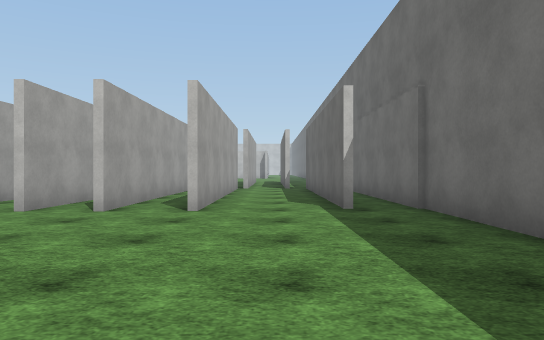
[1] (above)

24 first-person views from a walk through a scene from a Unity 3-D project. The camera is 1.2 m above the floor, looks level and sees 70° across. The floor is counted in squares, 2 m on a side. Each view is taken from the middle of a square. On the plan, view 1 faces up. The plan holds only what a view shows up to about 11 squares ahead; the rest is blank. The place goes on beyond the plan. The player is left out. Surface patterns are stand-ins for the level's own textures.

[2]
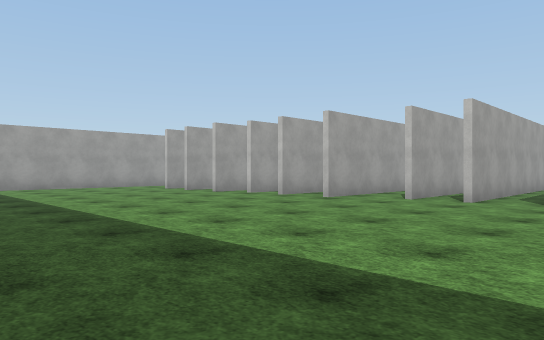

[3]
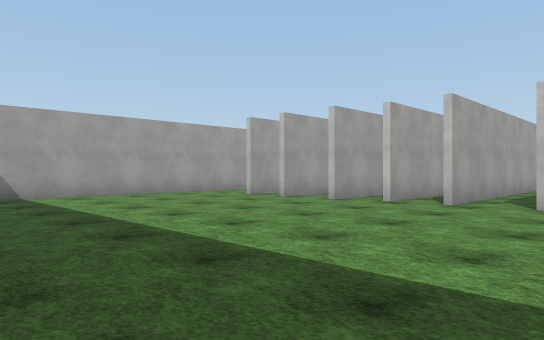

[4]
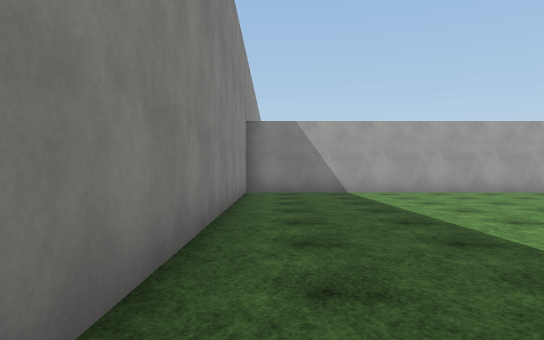

[5]
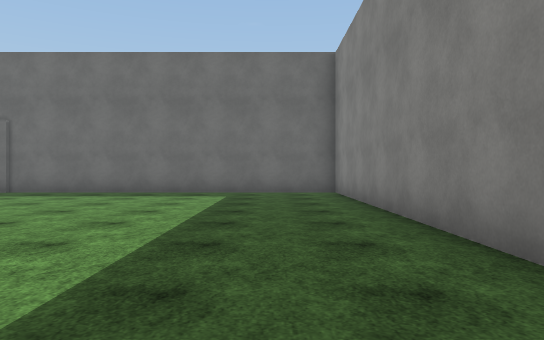

[6]
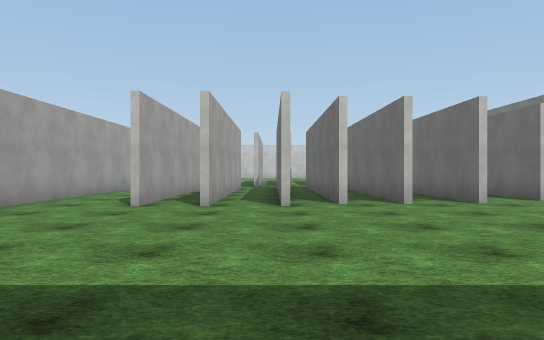

[7]
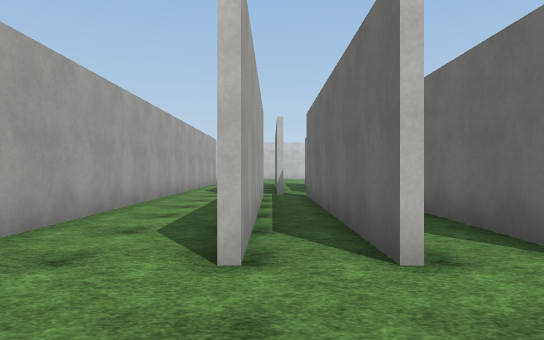

[8]
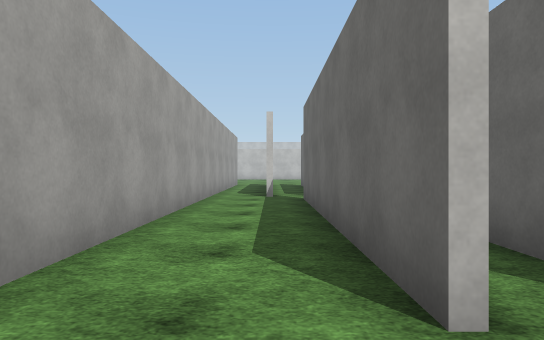

[9]
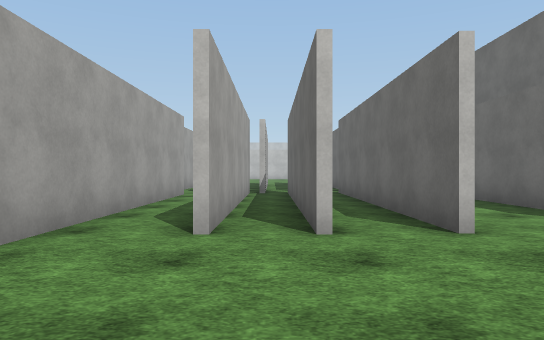

[10]
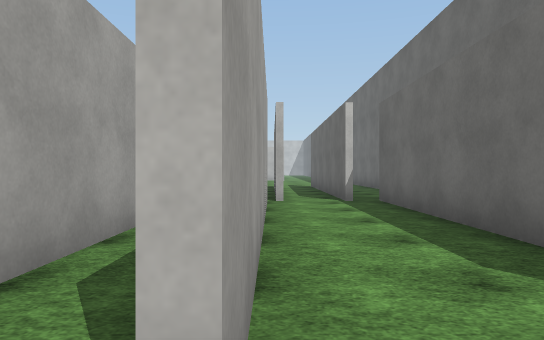

[11]
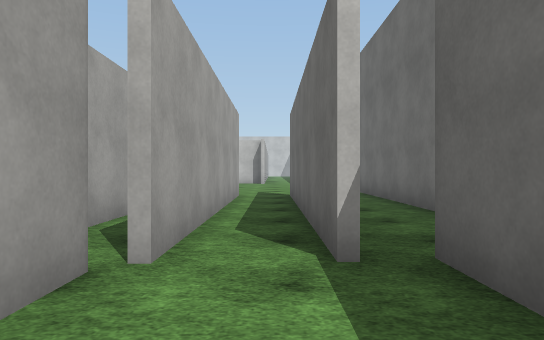

[12]
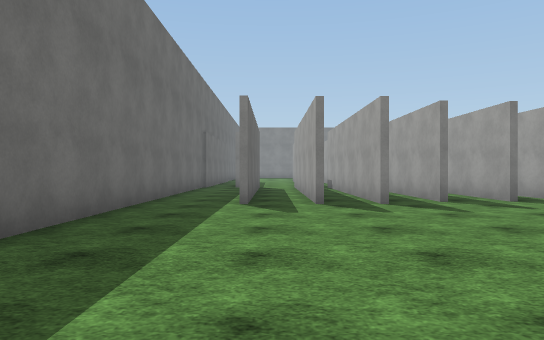

[13]
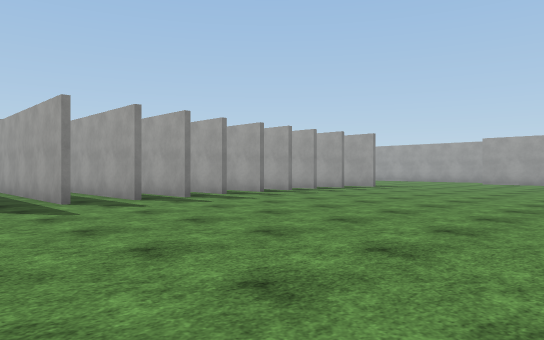

[14]
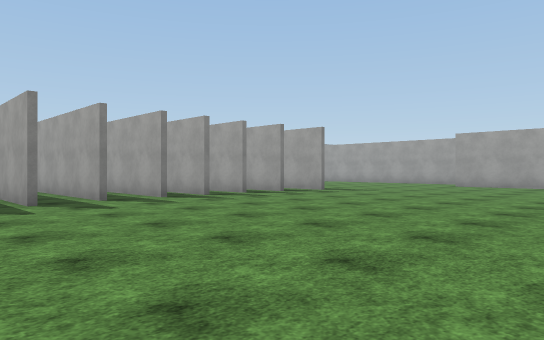

[15]
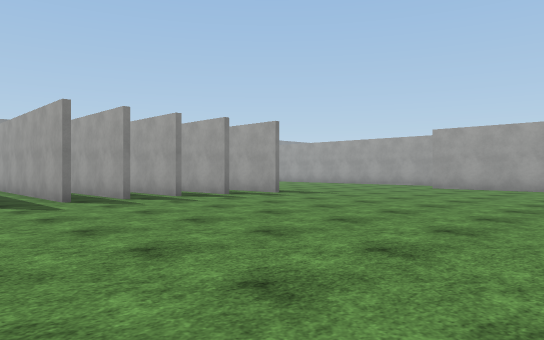

[16]
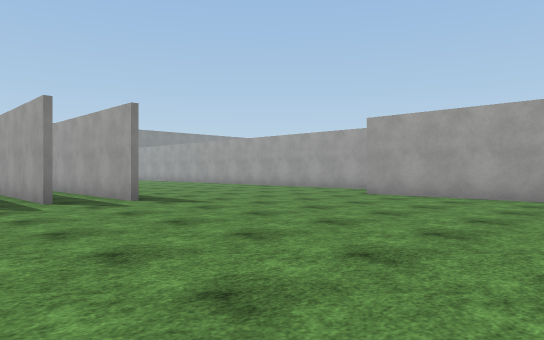

[17]
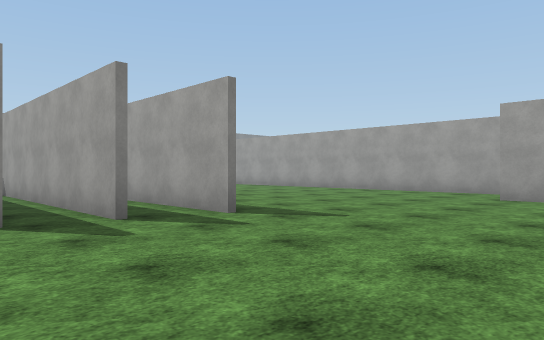

[18]
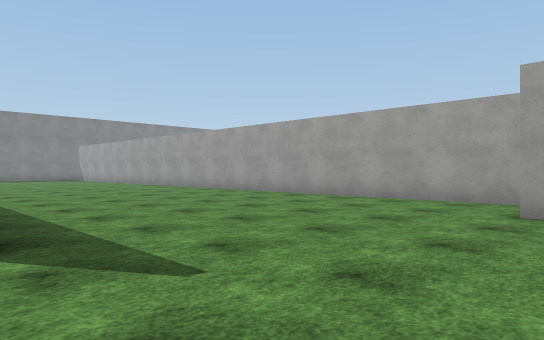

[19]
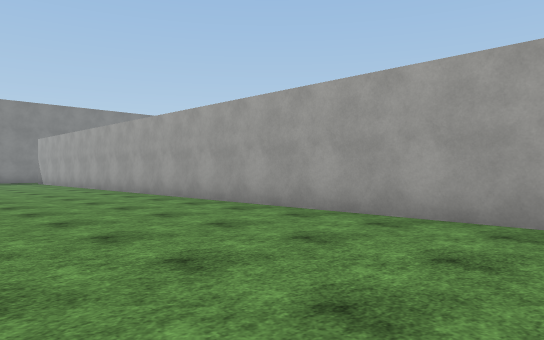

[20]
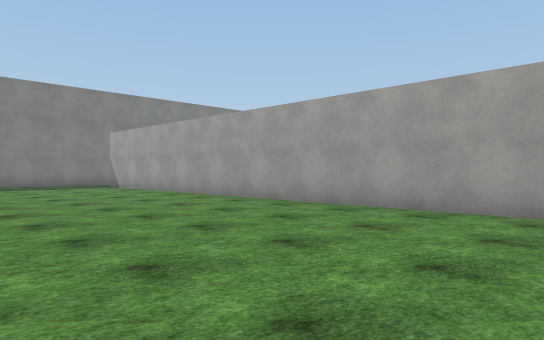

[21]
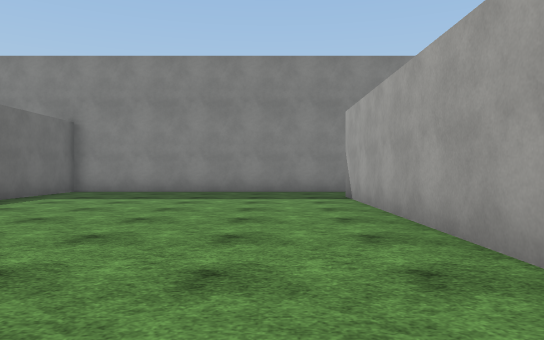

[22]
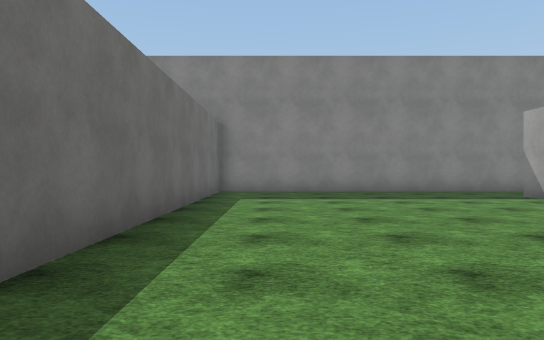

[23]
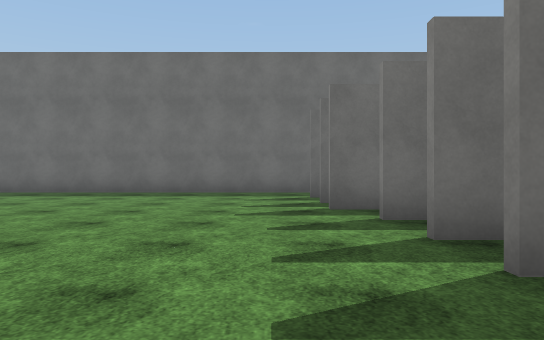

[24]
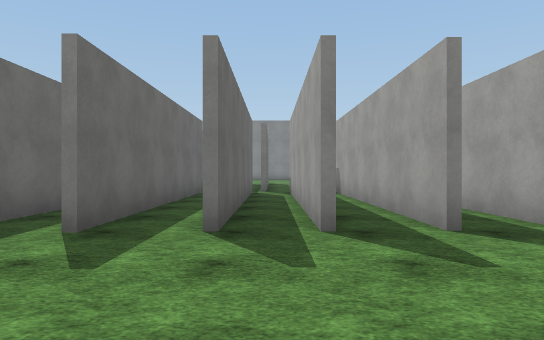

### Floor plan
Key: @ floor where view 1 was taken; # wall or solid block; . floor.
Columns run from 22 left of view 1 to 3 right of it. Each row starts with its distance up from view 1.
 26          ................#
 25     .....................#
 24    #.....................#
 23    #.....................#
 22    #.....................#
 21    #.....................#
 20  #.......................#
 19  #..................###..#
 18  #......#.###.####.####..#
 17  #......#.###.####.####..#
 16  #......#.###.####.####..#
 15  #......#.###.#### ####..#
 14  #......#.###.##   ####..
 13  #......#.###.##   # ###
 12  #......#.###.###### #.#
 11  #......#..##### ###.#.# #
 10  #......#..##  #.###.#.#.#
  9  #..... #..#####.###.#.#.#
  8  #......#..#####.###.#.#.#
  7  #......#..#####.###.#.#.#
  6  #......#..#####.###.#...#
  5  #......#..#####.#.......#
  4  #......#................#
  3  #......#................#
  2  #......#................#
  1  #......#................#
  0  #......#.............@..#
 -1  .......#................#
 -2  .......#................#
 -3 ##########################

Where each view was taken, in squares from view 1:
view 1: 0 up, 0 right, facing up
view 2: 2 down, 0 right, facing up-left
view 3: 2 down, 4 left, facing up-left
view 4: 2 down, 3 left, facing left
view 5: 1 down, 8 left, facing right
view 6: 2 down, 9 left, facing up
view 7: 2 up, 11 left, facing up
view 8: 3 up, 12 left, facing up
view 9: 2 up, 3 left, facing up
view 10: 5 up, 1 left, facing up
view 11: 10 up, 0 right, facing up
view 12: 26 up, 0 right, facing down
view 13: 26 up, 1 left, facing down-left
view 14: 26 up, 4 left, facing down-left
view 15: 26 up, 6 left, facing down-left
view 16: 26 up, 10 left, facing down-left
view 17: 23 up, 10 left, facing down-left
view 18: 22 up, 13 left, facing down-left
view 19: 18 up, 16 left, facing down-left
view 20: 13 up, 15 left, facing down-left
view 21: 8 up, 19 left, facing down
view 22: 8 up, 15 left, facing down
view 23: 20 up, 8 left, facing right
view 24: 22 up, 9 left, facing down
